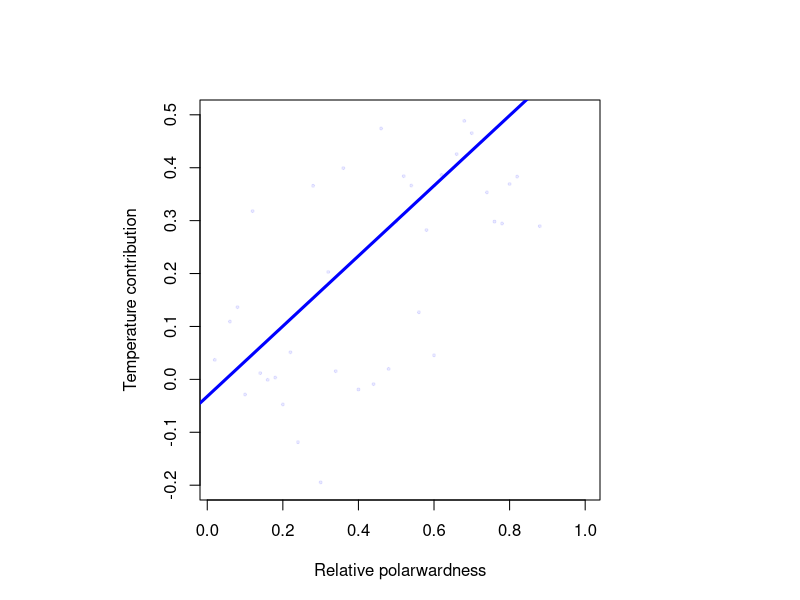

This figure's R source: (Note: this script raises an error after producing the figure.)
#load packages

#list wds


##### PLOT MAP #####

##### PLOT GRAPH ######

#create data for plot
varContr <- c(rnorm(10, mean = 0, sd = 0.2),
              rnorm(10, mean = 0.2, sd = 0.2),
              rnorm(10, mean = 0.3, sd = 0.2),
              rnorm(10, mean = 0.4, sd = 0.2),
              rnorm(10, mean = 0.5, sd = 0.2))

relPolewardness <- c(1:50 / 50)

#set y and x lims
ylim <- c(-0.2, 0.5)
xlim <- c(0, 1)

#set parametres for plotting
par(mar = c(5,5,5,5), pty="s")

#minT
plot(relPolewardness, varContr, 
     pch = 19, cex = 0.4, col = '#0000FF15',
     ylab = 'Temperature contribution',
     xlab = 'Relative polarwardness',
     ylim = c(ylim[1], ylim[2]))

#fit linear model
lin_mod_minT <- lm(varContr ~ relPolewardness)
abline(lin_mod_minT, col = '#0000FF', lwd = 3)


summa <- summary(lin_mod_minT)
r2 <- summa$r.squared
r2




#get y and x lims
ylim <- range(c(cont_minT, cont_meanT, cont_maxT))
xlim <- range(sps_minT_SHAP_info[[j]]$relPolarwardness) #no matter which

#minT
plot(sps_minT_SHAP_info[[j]]$relPolarwardness, cont_minT, 
     pch = 19, cex = 0.4, col = '#0000FF15',
     ylab = 'Temperature contribution',
     xlab = 'Relative polarwardness',
     ylim = c(ylim[1], ylim[2]))

#fit linear model
lin_mod_minT <- lm(cont_minT ~ sps_minT_SHAP_info[[j]]$relPolarwardness)
abline(lin_mod_minT, col = '#0000FF', lwd = 2)
